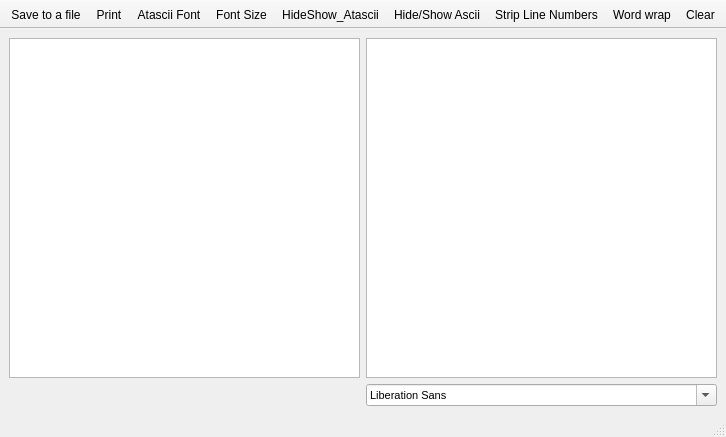
<?xml version='1.0' encoding='UTF-8'?>
<ui version="4.0">
 <class>TextPrinterWindow</class>
 <widget class="QMainWindow" name="TextPrinterWindow">
  <property name="geometry">
   <rect>
    <x>0</x>
    <y>0</y>
    <width>666</width>
    <height>437</height>
   </rect>
  </property>
  <property name="windowTitle">
   <string>AspeQt - Printer text output</string>
  </property>
  <property name="windowIcon">
   <iconset resource="icons.qrc">
    <normaloff>:/icons/silk-icons/icons/printer.png</normaloff>:/icons/silk-icons/icons/printer.png</iconset>
  </property>
  <widget class="QWidget" name="centralwidget">
   <property name="sizePolicy">
    <sizepolicy hsizetype="Preferred" vsizetype="Preferred">
     <horstretch>0</horstretch>
     <verstretch>0</verstretch>
    </sizepolicy>
   </property>
   <layout class="QGridLayout" name="gridLayout">
    <item row="0" column="0">
     <widget class="QPlainTextEdit" name="printerTextEdit">
      <property name="sizePolicy">
       <sizepolicy hsizetype="Expanding" vsizetype="Expanding">
        <horstretch>0</horstretch>
        <verstretch>0</verstretch>
       </sizepolicy>
      </property>
      <property name="font">
       <font>
        <family>MS Shell Dlg 2</family>
        <weight>75</weight>
        <bold>true</bold>
       </font>
      </property>
      <property name="mouseTracking">
       <bool>false</bool>
      </property>
      <property name="toolTip">
       <string>Atari Output (Atascii)</string>
      </property>
      <property name="statusTip">
       <string>Atari Output (Atascii)</string>
      </property>
      <property name="lineWrapMode">
       <enum>QPlainTextEdit::WidgetWidth</enum>
      </property>
      <property name="readOnly">
       <bool>true</bool>
      </property>
      <property name="plainText">
       <string />
      </property>
     </widget>
    </item>
    <item row="0" column="1">
     <widget class="QPlainTextEdit" name="printerTextEditASCII">
      <property name="enabled">
       <bool>true</bool>
      </property>
      <property name="toolTip">
       <string>Atari Output (Ascii)</string>
      </property>
      <property name="statusTip">
       <string>Atari Output (Ascii)</string>
      </property>
      <property name="readOnly">
       <bool>true</bool>
      </property>
     </widget>
    </item>
    <item row="1" column="0">
     <widget class="QLabel" name="atasciiFontName">
      <property name="sizePolicy">
       <sizepolicy hsizetype="Preferred" vsizetype="Preferred">
        <horstretch>0</horstretch>
        <verstretch>0</verstretch>
       </sizepolicy>
      </property>
      <property name="text">
       <string />
      </property>
     </widget>
    </item>
    <item row="1" column="1">
     <widget class="QFontComboBox" name="asciiFontName">
      <property name="font">
       <font>
        <family>MS Shell Dlg 2</family>
        <pointsize>8</pointsize>
       </font>
      </property>
      <property name="currentFont">
       <font>
        <family>Arial</family>
       </font>
      </property>
     </widget>
    </item>
   </layout>
  </widget>
  <widget class="QStatusBar" name="statusbar" />
  <widget class="QToolBar" name="toolBar">
   <property name="sizePolicy">
    <sizepolicy hsizetype="Fixed" vsizetype="Fixed">
     <horstretch>0</horstretch>
     <verstretch>0</verstretch>
    </sizepolicy>
   </property>
   <property name="windowTitle">
    <string>toolBar</string>
   </property>
   <property name="movable">
    <bool>false</bool>
   </property>
   <property name="iconSize">
    <size>
     <width>16</width>
     <height>16</height>
    </size>
   </property>
   <property name="floatable">
    <bool>false</bool>
   </property>
   <attribute name="toolBarArea">
    <enum>TopToolBarArea</enum>
   </attribute>
   <attribute name="toolBarBreak">
    <bool>false</bool>
   </attribute>
   <addaction name="actionSave" />
   <addaction name="actionPrint" />
   <addaction name="actionAtasciiFont" />
   <addaction name="actionFont_Size" />
   <addaction name="actionHideShow_Atascii" />
   <addaction name="actionHideShow_Ascii" />
   <addaction name="actionStrip_Line_Numbers" />
   <addaction name="actionWord_wrap" />
   <addaction name="actionClear" />
  </widget>
  <action name="actionSave">
   <property name="icon">
    <iconset resource="icons.qrc">
     <normaloff>:/icons/silk-icons/icons/disk.png</normaloff>:/icons/silk-icons/icons/disk.png</iconset>
   </property>
   <property name="text">
    <string>Save to a file...</string>
   </property>
   <property name="toolTip">
    <string>Save contents to a file (Ctrl+S)</string>
   </property>
   <property name="statusTip">
    <string>Save contents to a file</string>
   </property>
   <property name="shortcut">
    <string>Ctrl+S</string>
   </property>
  </action>
  <action name="actionClear">
   <property name="icon">
    <iconset resource="icons.qrc">
     <normaloff>:/icons/silk-icons/icons/page_white.png</normaloff>:/icons/silk-icons/icons/page_white.png</iconset>
   </property>
   <property name="text">
    <string>Clear</string>
   </property>
   <property name="toolTip">
    <string>Clear contents (Ctrl+C)</string>
   </property>
   <property name="statusTip">
    <string>Clear contents</string>
   </property>
   <property name="shortcut">
    <string>Ctrl+C</string>
   </property>
  </action>
  <action name="actionWord_wrap">
   <property name="checkable">
    <bool>true</bool>
   </property>
   <property name="checked">
    <bool>false</bool>
   </property>
   <property name="icon">
    <iconset resource="icons.qrc">
     <normaloff>:/icons/silk-icons/icons/text_align_left.png</normaloff>:/icons/silk-icons/icons/text_align_left.png</iconset>
   </property>
   <property name="text">
    <string>Word wrap</string>
   </property>
   <property name="toolTip">
    <string>Toggle word wrapping (Ctrl+W)</string>
   </property>
   <property name="statusTip">
    <string>Toggle word wrapping</string>
   </property>
   <property name="shortcut">
    <string>Ctrl+W</string>
   </property>
  </action>
  <action name="actionPrint">
   <property name="icon">
    <iconset resource="icons.qrc">
     <normaloff>:/icons/silk-icons/icons/printer.png</normaloff>:/icons/silk-icons/icons/printer.png</iconset>
   </property>
   <property name="text">
    <string>Print</string>
   </property>
   <property name="toolTip">
    <string>Send contents to printer (Ctrl+P)</string>
   </property>
   <property name="statusTip">
    <string>Send contents to printer</string>
   </property>
   <property name="shortcut">
    <string>Ctrl+P</string>
   </property>
  </action>
  <action name="actionAtasciiFont">
   <property name="icon">
    <iconset resource="icons.qrc">
     <normaloff>:/icons/silk-icons/icons/font_go.png</normaloff>
     <normalon>:/icons/silk-icons/icons/font_go.png</normalon>:/icons/silk-icons/icons/font_go.png</iconset>
   </property>
   <property name="text">
    <string>Atascii Font</string>
   </property>
   <property name="toolTip">
    <string>Toggle ATASCII fonts (Alt+F)</string>
   </property>
   <property name="statusTip">
    <string>Toggle ATASCII fonts</string>
   </property>
   <property name="shortcut">
    <string>Alt+F</string>
   </property>
   <property name="visible">
    <bool>true</bool>
   </property>
   <property name="iconVisibleInMenu">
    <bool>true</bool>
   </property>
  </action>
  <action name="actionFont_Size">
   <property name="icon">
    <iconset resource="icons.qrc">
     <normaloff>:/icons/oxygen-icons/16x16/actions/format_font_size_more.png</normaloff>
     <normalon>:/icons/oxygen-icons/16x16/actions/format_font_size_more.png</normalon>:/icons/oxygen-icons/16x16/actions/format_font_size_more.png</iconset>
   </property>
   <property name="text">
    <string>Font Size</string>
   </property>
   <property name="toolTip">
    <string>Toggle Font Size (6, 9, 12 pt) (Alt+Shift+F)</string>
   </property>
   <property name="statusTip">
    <string>Toggle Font Size (6, 9, 12 pt)</string>
   </property>
   <property name="shortcut">
    <string>Alt+Shift+F</string>
   </property>
   <property name="visible">
    <bool>true</bool>
   </property>
  </action>
  <action name="actionHideShow_Ascii">
   <property name="checkable">
    <bool>true</bool>
   </property>
   <property name="checked">
    <bool>false</bool>
   </property>
   <property name="icon">
    <iconset resource="icons.qrc">
     <normaloff>:/icons/oxygen-icons/16x16/actions/view_right_close.png</normaloff>
     <normalon>:/icons/oxygen-icons/16x16/actions/view_right_close.png</normalon>:/icons/oxygen-icons/16x16/actions/view_right_close.png</iconset>
   </property>
   <property name="text">
    <string>Hide/Show Ascii</string>
   </property>
   <property name="toolTip">
    <string>Hide/Show Ascii Printer Output (Alt+Shift+H)</string>
   </property>
   <property name="statusTip">
    <string>Hide/Show Ascii Printer Output</string>
   </property>
   <property name="shortcut">
    <string>Alt+Shift+H</string>
   </property>
   <property name="visible">
    <bool>true</bool>
   </property>
  </action>
  <action name="actionHideShow_Atascii">
   <property name="checkable">
    <bool>true</bool>
   </property>
   <property name="checked">
    <bool>false</bool>
   </property>
   <property name="enabled">
    <bool>true</bool>
   </property>
   <property name="icon">
    <iconset resource="icons.qrc">
     <normaloff>:/icons/oxygen-icons/16x16/actions/view_left_close.png</normaloff>
     <normalon>:/icons/oxygen-icons/16x16/actions/view_left_close.png</normalon>:/icons/oxygen-icons/16x16/actions/view_left_close.png</iconset>
   </property>
   <property name="text">
    <string>HideShow_Atascii</string>
   </property>
   <property name="toolTip">
    <string> Hide/Show Atascii Printer Output (Alt+H)</string>
   </property>
   <property name="statusTip">
    <string>Hide/Show Atascii Printer Output</string>
   </property>
   <property name="shortcut">
    <string>Alt+H</string>
   </property>
   <property name="visible">
    <bool>true</bool>
   </property>
  </action>
  <action name="actionStrip_Line_Numbers">
   <property name="enabled">
    <bool>true</bool>
   </property>
   <property name="icon">
    <iconset resource="icons.qrc">
     <normaloff>:/icons/silk-icons/icons/cut_red.png</normaloff>:/icons/silk-icons/icons/cut_red.png</iconset>
   </property>
   <property name="text">
    <string>Strip Line Numbers</string>
   </property>
   <property name="toolTip">
    <string>Strip Line numbers from the text output (Ctrl-S)</string>
   </property>
   <property name="statusTip">
    <string>Strip Line numbers from the text output</string>
   </property>
   <property name="shortcut">
    <string>Ctrl+S</string>
   </property>
  </action>
 </widget>
 <resources>
  <include location="icons.qrc" />
 </resources>
 <connections />
</ui>
